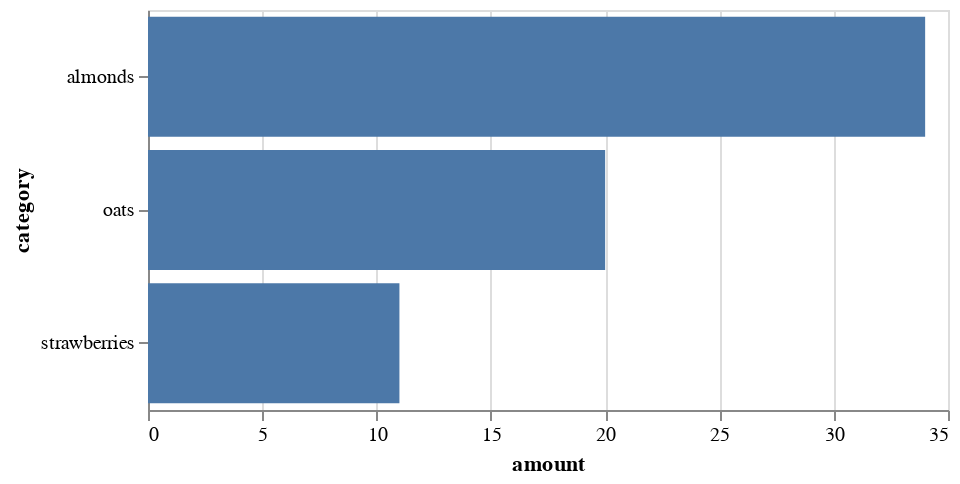

Notebook source saved alongside this figure:
### Markdown cell above
## The easy way

If you're in a notebook, you can just click the `...` in the upper right-hand corner of your graphic to export it as an image.

### Code cell
alt.Chart(df).mark_bar().encode(
    x='amount',
    y='category'
).properties(width=400, height=200)

### Figure 1 — Vega-Lite specification as saved in the notebook (floating-point values rounded to 4 significant figures)
{"config": {"view": {"continuousWidth": 400, "continuousHeight": 300}}, "data": {"name": "data-e95b3cdea8979fe939d194eae3151663"}, "mark": "bar", "encoding": {"x": {"field": "amount", "type": "quantitative"}, "y": {"field": "category", "type": "nominal"}}, "height": 200, "width": 400, "$schema": "https://vega.github.io/schema/vega-lite/v4.17.0.json", "datasets": {"data-e95b3cdea8979fe939d194eae3151663": [{"amount": 34, "category": "almonds"}, {"amount": 11, "category": "strawberries"}, {"amount": 20, "category": "oats"}]}}
